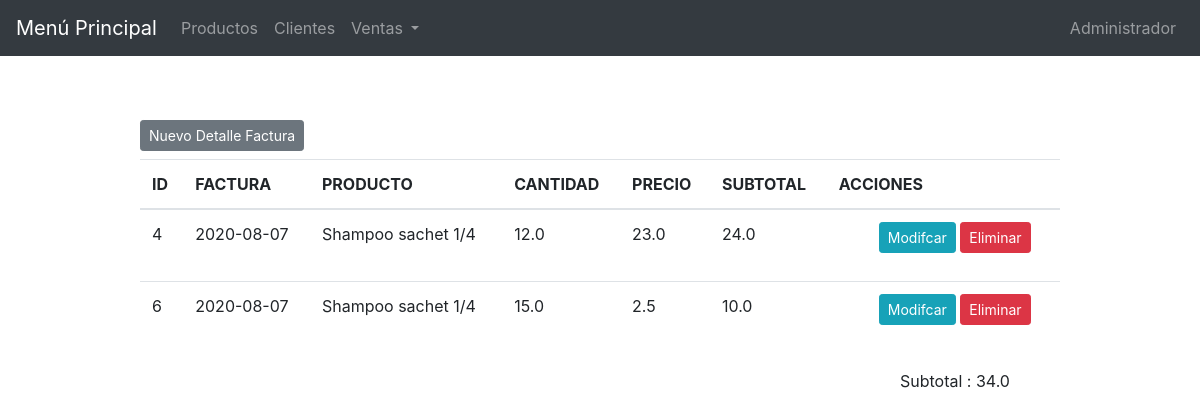
Page /detalleFactura/ on the committed database.
### app/models.py (models this page shows)
class DetalleFactura(models.Model):
    factura=models.ForeignKey(Factura, on_delete= models.CASCADE)
    producto=models.ForeignKey(Producto, on_delete= models.CASCADE)
    cantidad = models.FloatField(default=0)
    precio = models.FloatField(default=0)
    subtotal = models.FloatField(default=0)

class Factura(models.Model):
    cliente = models.ForeignKey(Cliente, on_delete = models.CASCADE)
    fecha = models.DateField()
    total = models.FloatField(default=0)
    class Meta:
        verbose_name = 'Factura'
        verbose_name_plural = 'Facturas'
    def __str__(self):
        return str(self.fecha)

class Producto(models.Model):
    descripcion = models.CharField(max_length=100)
    precio = models.FloatField(default=0)
    stock = models.FloatField(default=0)
    iva = models.BooleanField(default=True)
    class Meta:
        verbose_name = 'Producto'
        verbose_name_plural = 'Productos'
    def __str__(self):
        return self.descripcion

### app/views.py (the view)
# urls.py: path('detalleFactura/',read_detalle,name='view_detalleFactura'),
def read_detalle(request):
    detalle = DetalleFactura.objects.all()
    acumulador = DetalleFactura.objects.aggregate(Sum('subtotal'))
    opciones = {'menu': 'Menú Principal', 'venta': 'Ventas', 'producto': 'Productos',
                'cliente': 'Clientes','detalleFactura':'Detalle Facturas', 'administrador': 'Administrador', 'listarDetalle': detalle, 'sub':acumulador}
    return render(request, 'view_detalleFactura.html', opciones)

### templates/view_detalleFactura.html (shortened to what this page needs)
<!DOCTYPE html>
<html lang="es">
<head>
    {% load static %}
    <link href="{% static 'bootstrap/css/bootstrap.min.css' %}" rel="stylesheet">
</head>
<body>
    <nav class="navbar navbar-dark navbar-expand-lg  bg-dark">
        <a class="navbar-brand" href="{%url  'index'%}">{{menu}}</a>
        <div class="collapse navbar-collapse" id="navbarSupportedContent">
            <ul class="navbar-nav mr-auto">
                <li class="nav-item">
                    <a class="nav-link" href="/producto">{{producto}}</a>
                </li>
                <li class="nav-item">
                    <a class="nav-link" href="/cliente">{{cliente}}</a>
                </li>
                <li class="nav-item dropdown">
                    <a class="nav-link dropdown-toggle" href="#" id="navbarDropdownMenuLink" data-toggle="dropdown" aria-haspopup="true" aria-expanded="false">
                      Ventas
                    </a>
                </li>
            </ul>
            <ul class="nav navbar-nav justify-content-end">
                <li class="nav-item">
                    <a class="nav-link" href="/admin">{{administrador}}</a>
                </li>
            </ul>
        </div>
    </nav>
    <div class="container">
        <div class="row mt-5">
            <div class="col-md-1"></div>
            <div class="col-md-10">
                <div class="mt-xxs-0 mt-3 btn-group btn-group-toggle">
                    <a href="{%url 'create_detalleFactura' %}" class="btn btn-sm btn-round btn-secondary">Nuevo Detalle Factura</a>
                </div>
                <table class="table  mt-2">
                    <thead>
                        <tr>
                            <th scope="col">ID</th>
                            <th scope="col">FACTURA</th>
                            <th scope="col">PRODUCTO</th>
                            <th scope="col">CANTIDAD</th>
                            <th scope="col">PRECIO</th>
                            <th scope="col">SUBTOTAL</th>
                            <th scope="col">ACCIONES</th>
                        </tr>
                    </thead>
                    <tbody>
                        {% for detalle in listarDetalle %}
                        <tr>
                            <td>{{ detalle.id }}</td>
                            <td>{{ detalle.factura }}</td>
                            <td>{{ detalle.producto }}</td>
                            <td>{{ detalle.cantidad }}</td>
                            <td>{{ detalle.precio }}</td>
                            <td>{{ detalle.subtotal }}</td>
                            <td>
                                <ul>
                                    <l1><a class="btn btn-info btn-sm" href="{% url 'edit_detalleFactura' detalle.id %}">Modifcar</a></l1>
                                    <l1><a class="btn btn-danger btn-sm" href="{% url 'delete_detalleFactura' detalle.id %}">Eliminar</a></l1>
                                </ul>
                            </td>
                        </tr>
                        {% endfor %}
                    </tbody>
                </table>
            </div>
            <div class="col-md-1"></div>
        </div>
        <div class="row">
            <div class="col-md-3"></div>
            <div class="col-md-3"></div>
            <div class="col-md-3"></div>
            <div class="col-md-2">
                <fieldset>
                    <p>Subtotal : {{ sub.subtotal__sum}} </p>
                </fieldset>
            </div>
        </div>
    </div>
</body>
</html>

### rows in the picture
DetalleFactura: id "4", factura "2020-08-07", producto "Shampoo sachet 1/4", cantidad "12.0", precio "23.0", subtotal "24.0"
DetalleFactura: id "6", factura "2020-08-07", producto "Shampoo sachet 1/4", cantidad "15.0", precio "2.5", subtotal "10.0"

### other values in the picture
{{ menu }} "Menú Principal"
{{ producto }} "Productos"
{{ cliente }} "Clientes"
{{ administrador }} "Administrador"
{{ sub.subtotal__sum }} "34.0"
